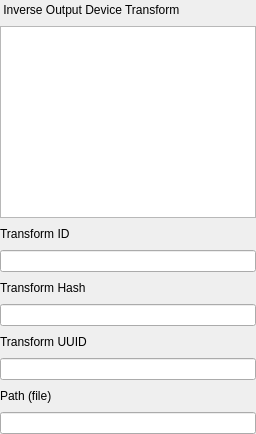
                  <widget class="QWidget" name="tab_7">
                   <property name="sizePolicy">
                    <sizepolicy hsizetype="Preferred" vsizetype="Preferred">
                     <horstretch>0</horstretch>
                     <verstretch>0</verstretch>
                    </sizepolicy>
                   </property>
                   <attribute name="title">
                    <string>IODT</string>
                   </attribute>
                   <layout class="QVBoxLayout" name="verticalLayout_32">
                    <property name="leftMargin">
                     <number>0</number>
                    </property>
                    <property name="topMargin">
                     <number>0</number>
                    </property>
                    <property name="rightMargin">
                     <number>0</number>
                    </property>
                    <property name="bottomMargin">
                     <number>0</number>
                    </property>
                    <item>
                     <layout class="QHBoxLayout" name="horizontalLayout_131">
                      <item>
                       <widget class="QLabel" name="label_170">
                        <property name="text">
                         <string> Inverse Output Device Transform</string>
                        </property>
                       </widget>
                      </item>
                      <item>
                       <spacer name="horizontalSpacer_124">
                        <property name="orientation">
                         <enum>Qt::Horizontal</enum>
                        </property>
                        <property name="sizeHint" stdset="0">
                         <size>
                          <width>40</width>
                          <height>20</height>
                         </size>
                        </property>
                       </spacer>
                      </item>
                     </layout>
                    </item>
                    <item>
                     <widget class="QTextEdit" name="textEdit_26">
                      <property name="sizePolicy">
                       <sizepolicy hsizetype="Expanding" vsizetype="Minimum">
                        <horstretch>0</horstretch>
                        <verstretch>0</verstretch>
                       </sizepolicy>
                      </property>
                      <property name="minimumSize">
                       <size>
                        <width>0</width>
                        <height>40</height>
                       </size>
                      </property>
                     </widget>
                    </item>
                    <item>
                     <layout class="QHBoxLayout" name="horizontalLayout_132">
                      <item>
                       <widget class="QLabel" name="label_171">
                        <property name="text">
                         <string>Transform ID</string>
                        </property>
                       </widget>
                      </item>
                      <item>
                       <spacer name="horizontalSpacer_125">
                        <property name="orientation">
                         <enum>Qt::Horizontal</enum>
                        </property>
                        <property name="sizeHint" stdset="0">
                         <size>
                          <width>40</width>
                          <height>20</height>
                         </size>
                        </property>
                       </spacer>
                      </item>
                     </layout>
                    </item>
                    <item>
                     <widget class="QLineEdit" name="lineEdit_139"/>
                    </item>
                    <item>
                     <layout class="QHBoxLayout" name="horizontalLayout_133">
                      <item>
                       <widget class="QLabel" name="label_172">
                        <property name="text">
                         <string>Transform Hash</string>
                        </property>
                       </widget>
                      </item>
                      <item>
                       <spacer name="horizontalSpacer_126">
                        <property name="orientation">
                         <enum>Qt::Horizontal</enum>
                        </property>
                        <property name="sizeHint" stdset="0">
                         <size>
                          <width>40</width>
                          <height>20</height>
                         </size>
                        </property>
                       </spacer>
                      </item>
                     </layout>
                    </item>
                    <item>
                     <widget class="QLineEdit" name="lineEdit_140"/>
                    </item>
                    <item>
                     <layout class="QHBoxLayout" name="horizontalLayout_134">
                      <item>
                       <widget class="QLabel" name="label_173">
                        <property name="text">
                         <string>Transform UUID</string>
                        </property>
                       </widget>
                      </item>
                      <item>
                       <spacer name="horizontalSpacer_127">
                        <property name="orientation">
                         <enum>Qt::Horizontal</enum>
                        </property>
                        <property name="sizeHint" stdset="0">
                         <size>
                          <width>40</width>
                          <height>20</height>
                         </size>
                        </property>
                       </spacer>
                      </item>
                     </layout>
                    </item>
                    <item>
                     <widget class="QLineEdit" name="lineEdit_141"/>
                    </item>
                    <item>
                     <layout class="QHBoxLayout" name="horizontalLayout_158">
                      <item>
                       <widget class="QLabel" name="label_197">
                        <property name="text">
                         <string>Path (file)</string>
                        </property>
                       </widget>
                      </item>
                      <item>
                       <spacer name="horizontalSpacer_151">
                        <property name="orientation">
                         <enum>Qt::Horizontal</enum>
                        </property>
                        <property name="sizeHint" stdset="0">
                         <size>
                          <width>40</width>
                          <height>20</height>
                         </size>
                        </property>
                       </spacer>
                      </item>
                     </layout>
                    </item>
                    <item>
                     <widget class="QLineEdit" name="lineEdit_161"/>
                    </item>
                   </layout>
                  </widget>
